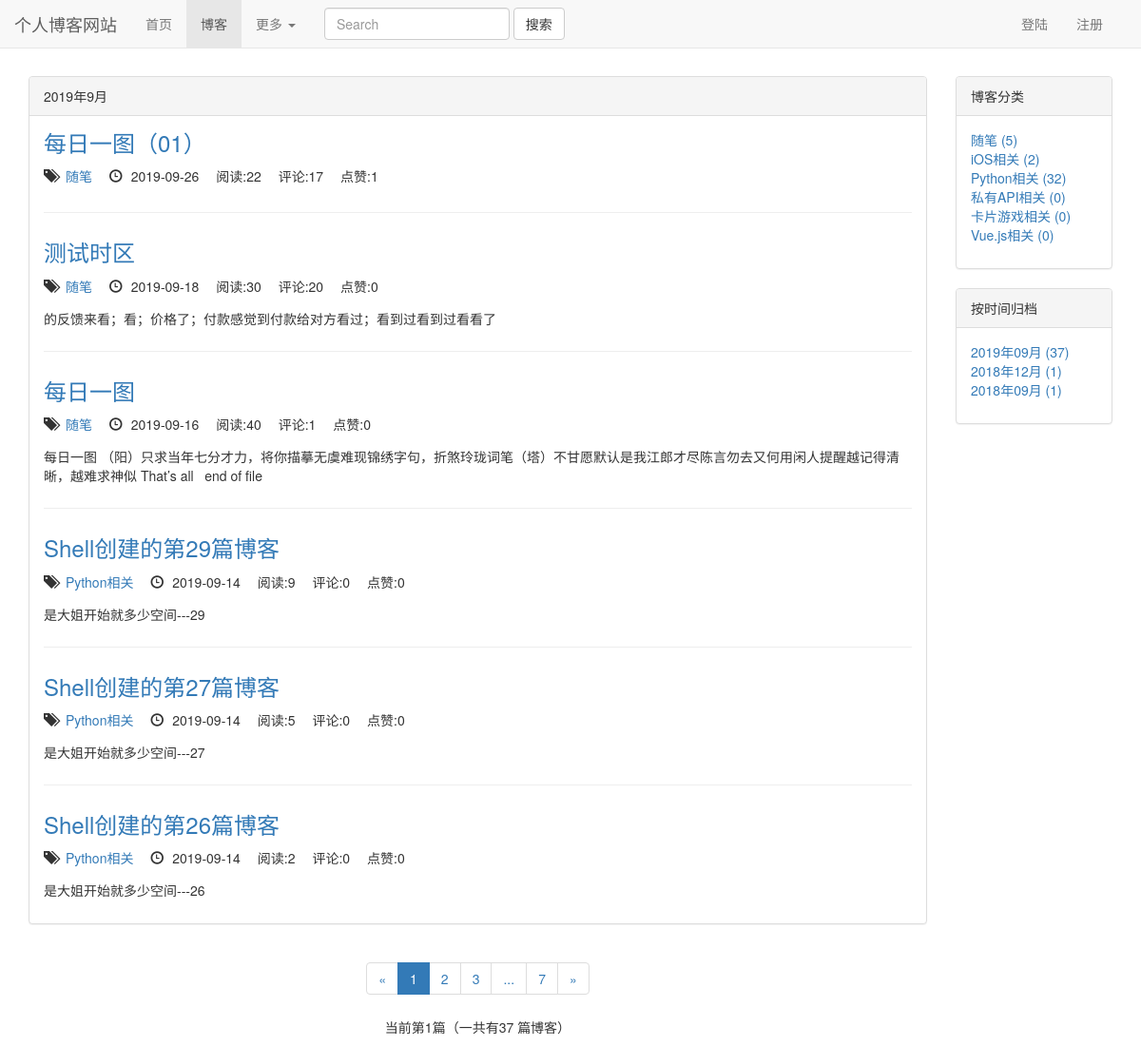
Page /blogs/date_of_blogs/2019/9 on the earlier database version.
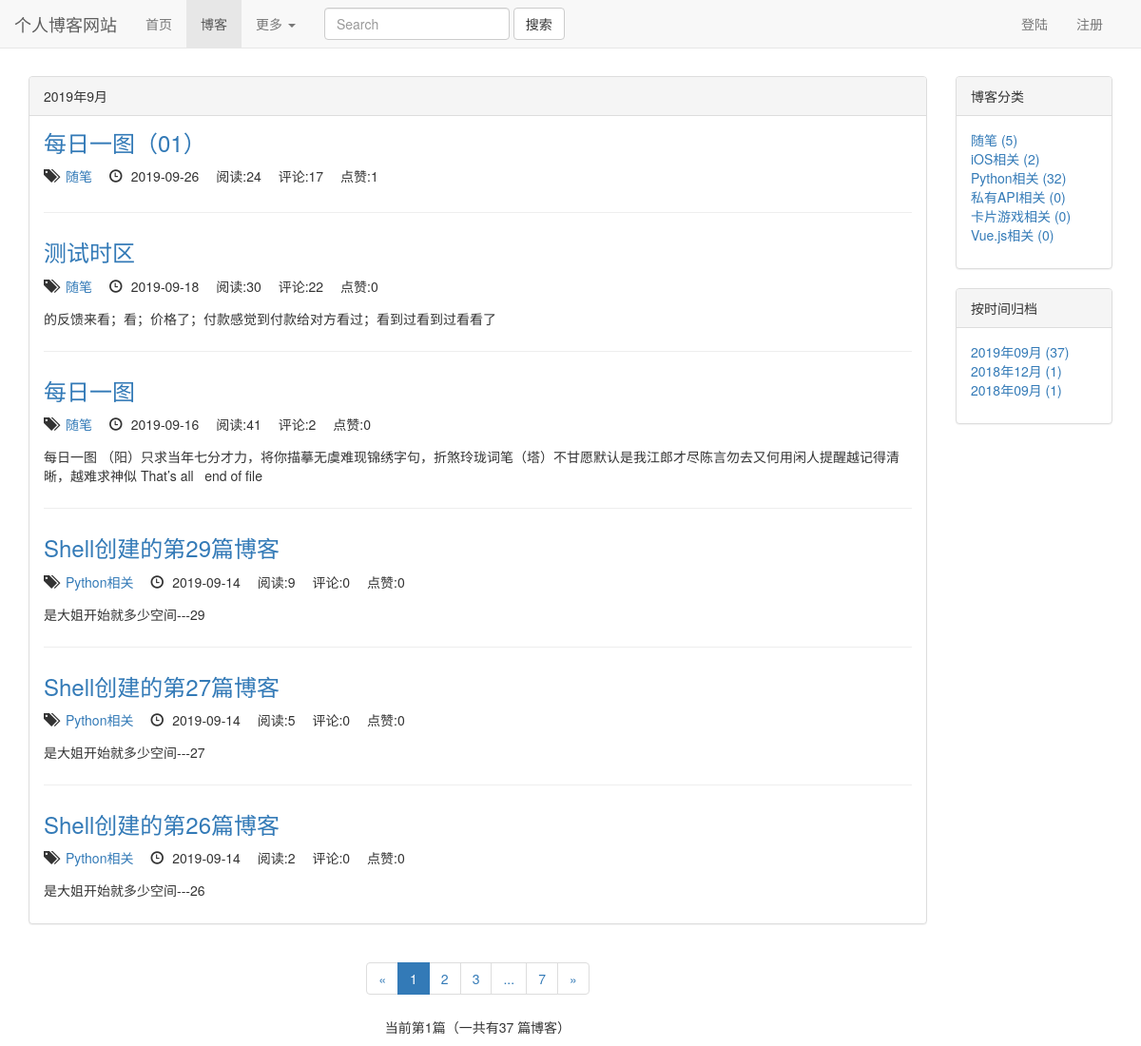
Same page on the later database version.
### blogs/models.py (models this page shows, shortened)
class Blog(models.Model,ReadNumExtension):
    title = models.CharField(max_length=50)
    blog_type = models.ForeignKey(BlogType, on_delete=models.CASCADE)
    content = RichTextUploadingField()
    author = models.ForeignKey(User, on_delete=models.CASCADE)
    create_time = models.DateTimeField(auto_now_add=True)
    last_update_time = models.DateTimeField(auto_now=True)
    readDetails = GenericRelation(ReadNumDetail)  # 反向关联获取
    class Meta:
        ordering = ['-create_time']

class BlogType(models.Model):
    type_name = models.CharField(max_length=15)

### read_statistics/models.py (models this page shows)
class ReadNum(models.Model):
    read_num = models.IntegerField(default=0)
    content_type = models.ForeignKey(ContentType, on_delete=models.CASCADE)
    object_id = models.PositiveIntegerField()
    content_object = GenericForeignKey('content_type', 'object_id')

### likes/models.py (models this page shows)
class LikeCount(models.Model):
    content_type = models.ForeignKey(ContentType, on_delete=models.CASCADE)
    object_id = models.PositiveIntegerField()
    content_object = GenericForeignKey('content_type', 'object_id')
    liked_cound = models.IntegerField(default=0)

### blogs/views.py (the view)
# urls.py: re_path(r'^date_of_blogs/(\d+)/(\d+)$', views.blog_dates, name='blog_dates'),
def blog_dates(request, year, month):
    blogs = Blog.objects.filter(create_time__year=year, create_time__month=month)
    context = blog_datas_common(request, blogs)
    context['blog_title_with_date'] = "%s年%s月" % (year, month)
    return render(request, 'blogs/blog_dates.html', context)

### user/forms.py (shortened to what this page needs)
class LoginForm(forms.Form):
    username_or_email = forms.CharField(
        label='用户名或邮箱',
        widget=forms.TextInput(attrs={'class': 'form-control', 'placeholder': '请输入用户名或邮箱'})
    )
    password = forms.CharField(
        label='密码',
        widget=forms.PasswordInput(attrs={'class': 'form-control', 'placeholder': '请输入密码'})
    )

### comment/templatetags/comment_tags.py (called while the page is built)
@register.simple_tag
def get_comment_count(obj):
    content_type = ContentType.objects.get_for_model(obj)
    return Comment.objects.filter(content_type=content_type, object_id=obj.pk).count()

### likes/templatetags/like_tags.py (called while the page is built)
@register.simple_tag()
def get_liked_counts(obj):
    content_type = ContentType.objects.get_for_model(obj)
    count, created = LikeCount.objects.get_or_create(content_type=content_type, object_id=obj.pk)
    return count.liked_cound

### read_statistics/templatetags/read_tags.py (called while the page is built)
@register.simple_tag
def get_total_read_count(obj):
    try:
        ct = ContentType.objects.get_for_model(obj)
        readnum = ReadNum.objects.get(content_type=ct, object_id=obj.pk)
        return readnum.read_num
    except exceptions.ObjectDoesNotExist:
        return 0

### user/context_processors.py (called while the page is built)
def login_modal_form(request):
    return {'login_modal_form': LoginForm()}

### templates/blogs/blog_dates.html
{% extends 'blogs/blog_index.html' %}
{% block blog_title_header %}
    {{ blog_title_with_date }}
{% endblock %}

### templates/blogs/blog_index.html (shortened to what the changed rows need)
{% extends 'base.html' %}
{% load staticfiles %}
{% load comment_tags %}
{% load read_tags %}
{% load like_tags %}
{% block cssstyle %}
    <link rel="stylesheet" href="{% static 'blog_css/blog.css' %}">
{% endblock %}
{% block content %}
    <div class="container">
        <div class="row">
            <div class="col-xs-12 col-sm-8 col-md-9 col-lg-10">
                <div class="panel panel-default">
                    <div class="panel-body">
                        <ul class="blog_types">
                            {% for blog in page_of_blogs.object_list %}
                                <div class="every_blog">
                                    <h3><a href="{% url 'blogs_module:blog_details' blog.pk %}">{{ blog.title }}</a>
                                    </h3>
                                    <ul class="blog_list_style">
                                        <li>
                                            <span class="glyphicon glyphicon-tags"></span> <a
                                                href="{% url 'blogs_module:blog_types' blog.blog_type.pk %}"> {{ blog.blog_type.type_name }}</a>
                                        </li>
                                        <li><span
                                                class="glyphicon glyphicon-time"></span> {{ blog.create_time|date:"Y-m-d" }}
                                        </li>
                                         <li>
                                             阅读:{% get_total_read_count blog %}
                                        </li>
                                        <li>
                                            评论:{% get_comment_count blog %}
                                        </li>
                                        <li>
                                            点赞:{% get_liked_counts blog %}
                                        </li>
                                    </ul>
                                    <p>{{ blog.content |striptags | truncatechars:130 |safe}}</p>
                                </div>
                            {% empty %}
                                <div class="every_blog">
                                    <p>--暂无博客，敬请期待--</p>
                                </div>
                            {% endfor %}
                        </ul>
                    </div>
                </div>
            </div>
        </div>
    </div>
{% endblock %}

Differences in the rows shown:
changed through a linked row, Blog "每日一图（01）": id.read_num "22" → "24"
computed for Blog "测试时区": id "20" → "22"
changed through a linked row, Blog "每日一图": id.read_num "40" → "41"; id "1" → "2"
